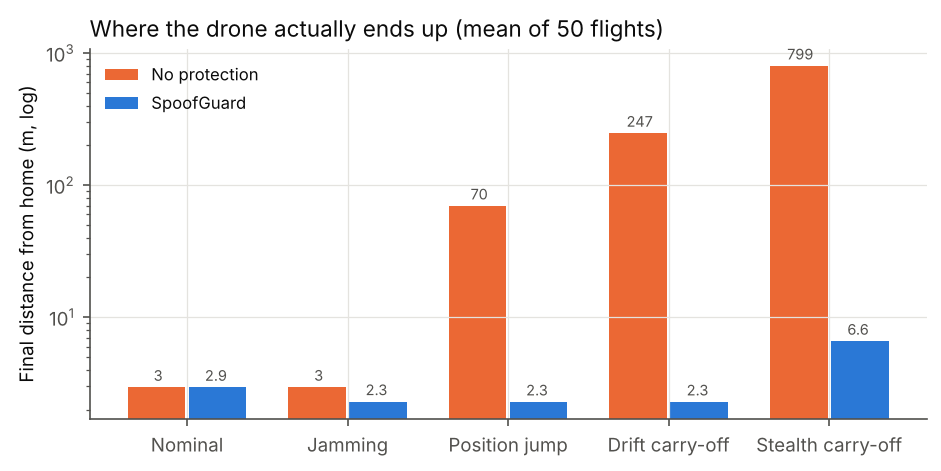
#> input picture results/fig_home_error.png, 941 x 471 px
$ python make_video.py
#> lines starting #> are read from the running program, lines starting #| are printed output that depends on the picture
"""
Builds SpoofGuard_Demo.mp4 (~1.5 min, 1280x720) from the simulation.

    python make_video.py        # needs ffmpeg on PATH

Scenes: title -> the problem (jump attack) -> the stealth attack and the IMU check
-> results -> how it works -> close.
"""
import os, subprocess, shutil
import numpy as np
import matplotlib
matplotlib.use("Agg")
import matplotlib.pyplot as plt
from matplotlib.animation import FuncAnimation, FFMpegWriter
from spoofguard.sim import Config, scenario, run_mission, WAYPOINTS, HOME

FPS = 15
W, H, DPI = 12.8, 7.2, 100
TMP = "video_tmp"
os.makedirs(TMP, exist_ok=True)
C_PROT, C_BASE, C_GPS = "#2a78d6", "#eb6834", "#1baf7a"
INK, INK2, GRID, BG = "#0b0b0b", "#52514e", "#e4e3df", "#fcfcfb"
C_ALARM = "#e34948"
plt.rcParams.update({"font.size": 13, "axes.edgecolor": INK2, "text.color": INK,
                     "axes.labelcolor": INK, "xtick.color": INK2, "ytick.color": INK2,
                     "axes.spines.top": False, "axes.spines.right": False,
                     "figure.facecolor": BG, "axes.facecolor": BG})
segments = []


def caption(fig, text):
    fig.text(0.5, 0.035, text, ha="center", va="center", fontsize=15, color="white",
             bbox=dict(boxstyle="round,pad=0.5", fc="#1f1f1e", ec="none", alpha=0.92))


def still(name, seconds, draw):
#> called with name = '00_title', seconds = 5
    fig = plt.figure(figsize=(W, H), dpi=DPI)
    draw(fig)
    png = f"{TMP}/{name}.png"
    fig.savefig(png, dpi=DPI, facecolor=BG); plt.close(fig)
    mp4 = f"{TMP}/{name}.mp4"
    subprocess.run(["ffmpeg", "-y", "-loglevel", "error", "-loop", "1", "-i", png, "-t", str(seconds),
                    "-r", str(FPS), "-vf", "scale=1280:720,format=yuv420p", "-c:v", "libx264",
                    "-preset", "veryfast", mp4], check=True)
#> (this line was passed over: subprocess is not available in this run)
#> (the call stopped at in map_scene, `base = run_mission(scenario(scen), False, seed=7)`: spoofguard is not available in this run)
#> (the call stopped at in map_scene, `base = run_mission(scenario(scen), False, seed=7)`: spoofguard is not available in this run)
    segments.append(mp4)


def title_card(title, sub, foot=""):
    def d(fig):
        fig.text(0.5, 0.58, title, ha="center", fontsize=44, fontweight="bold")
        fig.text(0.5, 0.46, sub, ha="center", fontsize=20, color=INK2)
        fig.text(0.5, 0.25, foot, ha="center", fontsize=14, color=INK2)
    return d


def image_card(path, cap, head):
    def d(fig):
        fig.text(0.05, 0.92, head, fontsize=22, fontweight="bold")
        ax = fig.add_axes([0.08, 0.1, 0.84, 0.78]); ax.axis("off")
        ax.imshow(plt.imread(path))
        caption(fig, cap)
    return d


# --------------------------------------------------------------- animated map scene
def map_scene(name, scen, captions, speed=8.0, with_mismatch=False):
    base = run_mission(scenario(scen), False, seed=7)
    prot = run_mission(scenario(scen), True, seed=7)
    Lb, Lp = base["log"], prot["log"]
    tb, tp = np.array(Lb["t"]), np.array(Lp["t"])
    t_end = max(tb[-1], tp[-1])
    n_frames = int(t_end / speed * FPS) + FPS * 2

    fig = plt.figure(figsize=(W, H), dpi=DPI)
    if with_mismatch:
        ax = fig.add_axes([0.06, 0.34, 0.56, 0.56])
        ax2 = fig.add_axes([0.69, 0.50, 0.28, 0.34])
    else:
        ax = fig.add_axes([0.05, 0.17, 0.55, 0.76])
        ax2 = None
    pts = np.vstack([Lb["p_true"][:, :2], Lp["p_true"][:, :2], WAYPOINTS[:, :2]])
    g = Lb["p_gps"][:, :2]; g = g[~np.isnan(g[:, 0])]
    pts = np.vstack([pts, g])
    lo, hi = pts.min(0) - 15, pts.max(0) + 15
    ax.set_xlim(lo[0], hi[0]); ax.set_ylim(lo[1], hi[1])
    if not with_mismatch:
        ax.set_aspect("equal")
    ax.grid(color=GRID, lw=0.6); ax.set_xlabel("East (m)"); ax.set_ylabel("North (m)")
    ax.plot(WAYPOINTS[:, 0], WAYPOINTS[:, 1], "--", color=INK2, lw=1, label="Planned route")
    ax.plot(*HOME[:2], "s", color=INK, ms=10, label="Home")
    gps_dots, = ax.plot([], [], ".", color=C_GPS, ms=3, label="GPS says (spoofed)")
    lb, = ax.plot([], [], color=C_BASE, lw=2.5, label="Real drone, no protection")
    lp, = ax.plot([], [], color=C_PROT, lw=2.5, label="Real drone, SpoofGuard")
    db, = ax.plot([], [], "o", color=C_BASE, ms=10, mec="white", mew=1.5)
    dp, = ax.plot([], [], "o", color=C_PROT, ms=10, mec="white", mew=1.5)
    alarm_mk, = ax.plot([], [], "X", color=C_ALARM, ms=16, mec="white", mew=1.5)
    if with_mismatch:
        ax.legend(loc="upper left", bbox_to_anchor=(0.0, -0.16), ncol=3, fontsize=11, frameon=False)
    else:
        ax.legend(loc="upper left", bbox_to_anchor=(1.03, 0.62), fontsize=12, frameon=False)
    clock = fig.text(0.63 if not with_mismatch else 0.69, 0.88 if not with_mismatch else 0.93,
                     "", fontsize=16, fontweight="bold")
    status = fig.text(0.63 if not with_mismatch else 0.69, 0.80 if not with_mismatch else 0.30,
                      "", fontsize=15)
    if ax2 is not None:
        mm = np.array(Lp["imu_mismatch"], float)
        ax2.set_xlim(0, t_end); ax2.set_ylim(0, max(1.1, np.nanmax(mm) * 1.1))
        ax2.axhline(Config().imu_thresh, color=INK2, ls="--", lw=1)
        ax2.text(2, Config().imu_thresh + 0.04, "alarm threshold", fontsize=11, color=INK2)
        ax2.set_title("IMU vs GPS mismatch (m/s)", loc="left", fontsize=13)
        ax2.set_xlabel("time (s)"); ax2.grid(color=GRID, lw=0.6)
        lm, = ax2.plot([], [], color=C_PROT, lw=2)
    cap_box = fig.text(0.5, 0.035, "", ha="center", va="center", fontsize=15, color="white",
                       bbox=dict(boxstyle="round,pad=0.5", fc="#1f1f1e", ec="none", alpha=0.92))
    t0 = scenario(scen).t0

    def upd(f):
        t = min(f / FPS * speed, t_end)
        ib = np.searchsorted(tb, t, side="right"); ip = np.searchsorted(tp, t, side="right")
        lb.set_data(Lb["p_true"][:ib, 0], Lb["p_true"][:ib, 1])
        lp.set_data(Lp["p_true"][:ip, 0], Lp["p_true"][:ip, 1])
        if ib: db.set_data([Lb["p_true"][ib - 1, 0]], [Lb["p_true"][ib - 1, 1]])
        if ip: dp.set_data([Lp["p_true"][ip - 1, 0]], [Lp["p_true"][ip - 1, 1]])
        gs = Lb["p_gps"][:ib]; mask = np.array(tb[:ib]) >= t0
        gps_dots.set_data(gs[mask, 0], gs[mask, 1])
        clock.set_text(f"t = {t:5.1f} s")
        if t < t0:
            status.set_text("Status: normal flight"); status.set_color(INK)
        elif prot["alarm_time"] is None or t < prot["alarm_time"]:
            status.set_text("Status: ATTACK in progress"); status.set_color(C_BASE)
        else:
            mode = Lp["mode"][max(ip - 1, 0)]
            status.set_text(f"SpoofGuard ALARM at {prot['alarm_time']:.1f} s\n"
                            f"GPS isolated → {'HOLD' if mode == 'HOLD' else 'returning home'}"
                            + (" (done)" if t >= tp[-1] else ""))
            status.set_color(C_ALARM)
            i = np.searchsorted(tp, prot["alarm_time"])
            alarm_mk.set_data([Lp["p_true"][i, 0]], [Lp["p_true"][i, 1]])
        for (ts, txt) in captions:
            if t >= ts: cap_box.set_text(txt)
        if ax2 is not None:
            lm.set_data(tp[:ip], np.array(Lp["imu_mismatch"], float)[:ip])
        return []

    out = f"{TMP}/{name}.mp4"
    FuncAnimation(fig, upd, frames=n_frames).save(
        out, writer=FFMpegWriter(fps=FPS, codec="libx264",
                                 extra_args=["-preset", "veryfast", "-pix_fmt", "yuv420p"]), dpi=DPI)
    plt.close(fig)
    segments.append(out)
    return base, prot


# ------------------------------------------------------------------------ build
if __name__ == "__main__":
    still("00_title", 5, title_card(
        "SpoofGuard", "Detecting GPS spoofing & jamming on drones, and getting home safely",
        "M Ramaa Gayatri · ECE, New Horizon College of Engineering, Bengaluru\n"
        "BSERC Def-Space Autumn Internship 2026 · Drone Technology"))
    still("01_problem", 7, title_card(
        "The problem", "A drone's autopilot trusts GPS. A spoofer can fake GPS signals,\n"
        "and the drone follows the lie while believing it is on course.",
        "SpoofGuard uses sensors every drone already has: IMU, barometer, GPS receiver"))
    map_scene("02_jump", "jump", [
        (0, "Survey mission. Orange and blue are two identical drones; only blue runs SpoofGuard."),
        (70, "t = 70 s: attacker shifts GPS by about 70 m. Orange believes the fake GPS..."),
        (95, "...and flies a shifted copy of the route. Blue caught it on the first fake reading, went home."),
    ])
    map_scene("03_stealth", "stealth", [
        (0, "Harder attack: the spoofer accelerates slowly and copies real signal strength."),
        (70, "Signal-strength and standard filter checks see nothing. But the accelerometer disagrees."),
        (80, "Physics check: GPS velocity change ≠ what the IMU felt. Alarm in ~6 s; drone returns home."),
        (120, "Meanwhile the unprotected drone keeps getting dragged further away (~800 m by the end)."),
    ], speed=8.0, with_mismatch=True)
    still("04_results", 9, image_card(
        "results/fig_home_error.png",
        "50 simulated flights per attack: 100% detected, 0 false alarms in 250 honest flights",
        "Results: where the drone ends up"))
    still("05_sweep", 7, image_card(
        "results/fig_stealth_sweep.png",
        "Weaker spoofers take longer; below ~0.03 m/s² they hide inside normal sensor drift",
        "How gentle can an attacker be?"))
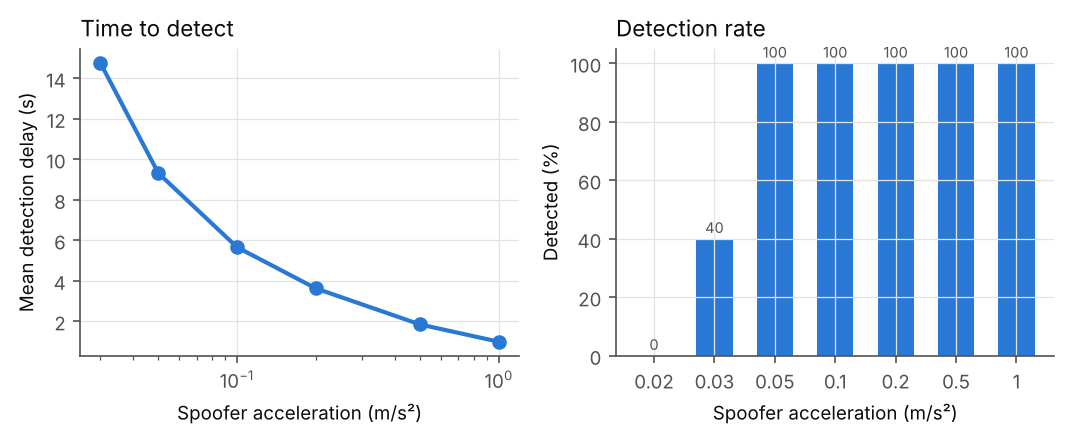
#> input picture results/fig_stealth_sweep.png, 1069 x 439 px
    still("06_arch", 8, image_card(
        "results/fig_architecture.png",
        "Five checks in three families: signal, statistics, physics. Any one → isolate GPS → fly home",
        "How it works"))
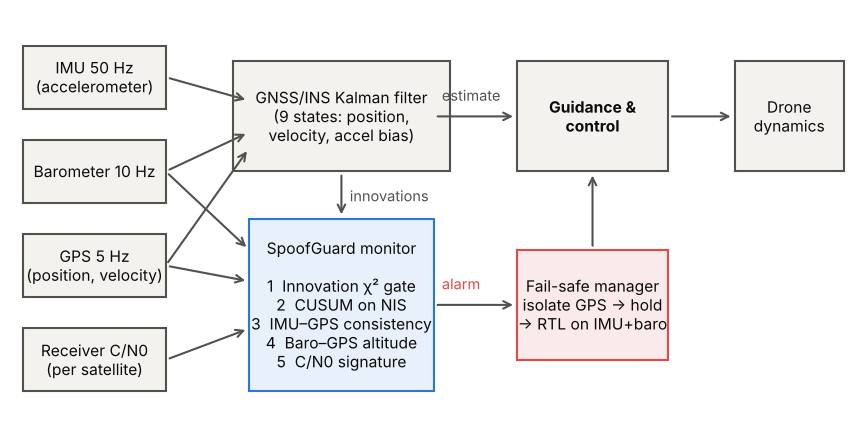
#> input picture results/fig_architecture.png, 867 x 422 px
#> (the run stopped early here; a loop or call above may not have finished)
